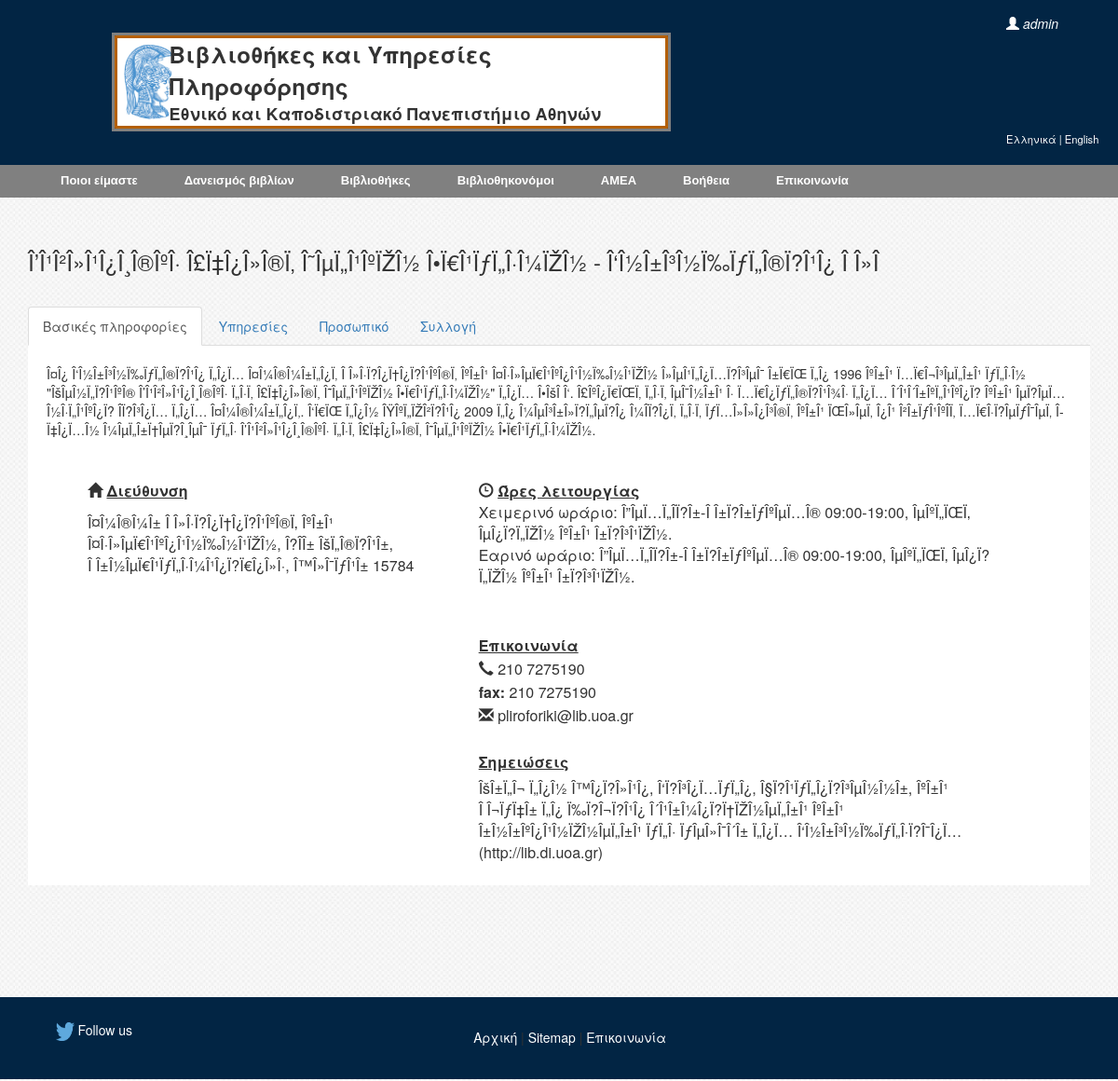
/libraryDetails.php?id=5 (signed in), run on the app's committed database.
### tables this page shows
CREATE TABLE `libraries` (
  `Id` int(11) NOT NULL AUTO_INCREMENT,
  `Name` varchar(100) NOT NULL,
  `Contents` int(11) NOT NULL,
  `GeneralInfo` int(11) NOT NULL,
  `Services` int(11) NOT NULL,
  `Department` int(11) NOT NULL,
  PRIMARY KEY (`Id`),
  KEY `fk_Libraries_GeneralInfo1` (`Contents`),
  KEY `fk_Libraries_GeneralIn1` (`GeneralInfo`),
  KEY `fk_Libraries_Services1` (`Services`),
  KEY `fk_Libraries_UoaDepartments1_idx` (`Department`),
  CONSTRAINT `fk_Libraries_GeneralIn1` FOREIGN KEY (`GeneralInfo`) REFERENCES `generalinfo` (`Id`) ON DELETE NO ACTION ON UPDATE NO ACTION,
  CONSTRAINT `fk_Libraries_GeneralInfo1` FOREIGN KEY (`Contents`) REFERENCES `contents` (`Id`) ON DELETE NO ACTION ON UPDATE NO ACTION,
  CONSTRAINT `fk_Libraries_Services1` FOREIGN KEY (`Services`) REFERENCES `services` (`Id`) ON DELETE NO ACTION ON UPDATE NO ACTION,
  CONSTRAINT `fk_Libraries_UoaDepartments1` FOREIGN KEY (`Department`) REFERENCES `uoadepartments` (`Id`) ON DELETE NO ACTION ON UPDATE NO ACTION
);

CREATE TABLE `generalinfo` (
  `Id` int(11) NOT NULL AUTO_INCREMENT,
  `Address` mediumtext NOT NULL,
  `ZipCode` varchar(5) NOT NULL,
  `PosX` double NOT NULL,
  `PosY` double NOT NULL,
  `Tel` varchar(20) DEFAULT NULL,
  `FAX` varchar(20) DEFAULT NULL,
  `Email` varchar(45) DEFAULT NULL,
  `History` mediumtext,
  `WorkHoursWinter` text,
  `WorkHoursSummer` text,
  `Notes` text,
  PRIMARY KEY (`Id`)
);

### libraryDetails.php (shortened to what this page needs)
<link rel="stylesheet" type="text/css" href="css/libraryDetails.css">
<link rel="stylesheet" type="text/css" href="css/menu.css">
<link rel="stylesheet" type="text/css" href="css/footer.css">
<link rel="stylesheet" href="http://maxcdn.bootstrapcdn.com/bootstrap/3.3.5/css/bootstrap.min.css">
<?php
	if(isset($_SESSION['id'])) include "loggedIn.php";
	else include "login.php";
	include 'menu.php';
	$libraryId=$_GET['id'];
	include 'db_connection.php';
	$q = "select * from libraries where Id = $libraryId;";
	if (!empty($q)) {
		mysqli_query($conn, "SET CHARACTER SET utf8") or die("Query failed");
		mysqli_query($conn, "SET NAMES utf8") or die("Query failed");
		$results = mysqli_query($conn,$q) or die("Query failed q");
		$row = mysqli_fetch_object($results);
	}
?>
<body>
<div class="container">
  	<div class="row">
	    <div class="col-md-12">
			<h3><?php echo $row -> Name?></h3>
	        <div class="tabbable">
				<ul class="nav nav-tabs">
	            	<li class="active"><a href="#generalInfo" data-toggle="tab">Βασικές πληροφορίες</a></li>
	            	<li><a href="#services" data-toggle="tab">Υπηρεσίες</a></li>
	            	<li><a href="#staff" data-toggle="tab">Προσωπικό</a></li>
	            	<li><a href="#collection" data-toggle="tab">Συλλογή</a></li>
	          	</ul>
				<div class="tab-content">
					<div class="tab-pane active" id="generalInfo">
						<?php include 'generalInfo.php';?>
		            </div>
				</div>
			</div>
		</div>
	</div>
</div>
</body>
<?php include "footer.php";?>

### generalInfo.php (shortened to what this page needs)
<?php
	include 'db_connection.php';
	$libraryId = $_SESSION['libraryId'];
	$q2 = "select * from generalinfo where Id = '$libraryId'";
	if (!empty($q2)){
		mysqli_query($conn, "SET CHARACTER SET utf8") or die("Query failed");
		mysqli_query($conn, "SET NAMES utf8") or die("Query failed");
		$results2 = mysqli_query($conn,$q2) or die("Query failed");
		$row2 = mysqli_fetch_object($results2);
	}
?>
<p><?php echo $row2 -> History?></p>
<table class="generalInfo">
	<tr>
		<th align="left"><span class="glyphicon glyphicon-home" aria-hidden="true"></span> <u>Διεύθυνση</u></th>
		<th align="left"><span class="glyphicon glyphicon-time" aria-hidden="true"></span> <u>Ώρες λειτουργίας</u></th>
	</tr>
	<tr>
		<td rowspan="2"><?php echo $row2 -> Address?> <?php echo $row2 -> ZipCode?></td>
		<td>Χειμερινό ωράριο: <?php echo $row2 -> WorkHoursWinter?></td>
	</tr>
	<tr><td>Εαρινό ωράριο: <?php echo $row2 -> WorkHoursSummer?></td></tr>
	<tr>
		<th rowspan="9">
			<div id="googleMap"></div>
		</th>
		<th align="left">&nbsp;</th>
	</tr>
	<tr><th align="left">&nbsp;</th></tr>
	<tr><th align="left"><u>Επικοινωνία</u></th></tr>
	<tr><td><span class="glyphicon glyphicon-earphone" aria-hidden="true"></span> <?php echo $row2 -> Tel?></td></tr>
	<tr><td><b>fax: </b><?php echo $row2 -> FAX?></td></tr>
	<tr><td><span class="glyphicon glyphicon-envelope" aria-hidden="true"></span> <?php echo $row2 -> Email?></td></tr>
	<tr><th align="left">&nbsp;</th></tr>
	<?php
		if (!empty($row2 -> Notes))
			echo '<tr><th align="left"><u>Σημειώσεις</u></th></tr>
					<tr><td align="left">'.$row2 -> Notes.'</td></tr>';
		else
			echo '<tr><th align="left">&nbsp</th></tr>
					<tr><td align="left">&nbsp</td></tr>';
	?>
</table>

### css/libraryDetails.css (style rules this page uses)
.container { margin-top:3%; margin-bottom:-30%; }
.tabbable { margin-top: 3%; }
.tab-content { padding:20px; background-color: white; }
.generalInfo { width:90%; margin-left: 4%; margin-top: 4%; }
#googleMap { width:90%; height:300px; }

### css/menu.css (style rules this page uses)
.tableAthena th, td { padding:2px; }

### css/footer.css (style rules this page uses)
body { overflow-x: hidden; margin-left: 0px; }

### libraryDetails.php (style rules this page uses)
body { background-image: url("images/minimal-background-pattern-wordpress-2.jpg"); }

### data on the page
libraries: Name "Î’Î¹Î²Î»Î¹Î¿Î¸Î®ÎºÎ· Î£Ï‡Î¿Î»Î®Ï‚ Î˜ÎµÏ„Î¹ÎºÏŽÎ½ Î•Ï€Î¹ÏƒÏ„Î·Î¼ÏŽÎ½ - Î‘Î½Î±Î³Î½Ï‰ÏƒÏ„Î®Ï?Î¹Î¿ Î Î»Î"
generalinfo: History "Î¤Î¿ Î‘Î½Î±Î³Î½Ï‰ÏƒÏ„Î®Ï?Î¹Î¿ Ï„Î¿Ï… Î¤Î¼Î®Î¼Î±Ï„Î¿Ï‚ Î Î»Î·Ï?Î¿Ï†Î¿Ï?Î¹ÎºÎ®Ï‚ ÎºÎ±Î¹ Î¤Î·Î»ÎµÏ€Î¹ÎºÎ¿Î¹Î½Ï‰Î½Î¹ÏŽÎ½ Î»ÎµÎ¹Ï„Î¿Ï…Ï?Î³ÎµÎ¯ Î±Ï€ÏŒ Ï„Î¿ 1996 ÎºÎ±Î¹ Ï…Ï€Î¬Î³ÎµÏ„Î±Î¹ ÏƒÏ„Î·Î½ \"ÎšÎµÎ½Ï„Ï?Î¹ÎºÎ® Î’Î¹Î²Î»Î¹Î¿Î¸Î®ÎºÎ· Ï„Î·Ï‚ Î£Ï‡Î¿Î»Î®Ï‚ Î˜ÎµÏ„Î¹ÎºÏŽÎ½ Î•Ï€Î¹ÏƒÏ„Î·Î¼ÏŽÎ½\" Ï„Î¿Ï… Î•ÎšÎ Î‘. Î£ÎºÎ¿Ï€ÏŒÏ‚ Ï„Î·Ï‚ ÎµÎ¯Î½Î±Î¹ Î· Ï…Ï€Î¿ÏƒÏ„Î®Ï?Î¹Î¾Î· Ï„Î¿Ï… Î´Î¹Î´Î±ÎºÏ„Î¹ÎºÎ¿Ï? ÎºÎ±Î¹ ÎµÏ?ÎµÏ…Î½Î·Ï„Î¹ÎºÎ¿Ï? Î­Ï?Î³Î¿Ï… Ï„Î¿Ï… Î¤Î¼Î®Î¼Î±Ï„Î¿Ï‚. Î‘Ï€ÏŒ Ï„Î¿Î½ ÎŸÎºÏ„ÏŽÎ²Ï?Î¹Î¿ 2009 Ï„Î¿ Î¼ÎµÎ³Î±Î»Ï?Ï„ÎµÏ?Î¿ Î¼Î­Ï?Î¿Ï‚ Ï„Î·Ï‚ ÏƒÏ…Î»Î»Î¿Î³Î®Ï‚ ÎºÎ±Î¹ ÏŒÎ»ÎµÏ‚ Î¿Î¹ Î²Î±ÏƒÎ¹ÎºÎ­Ï‚ Ï…Ï€Î·Ï?ÎµÏƒÎ¯ÎµÏ‚ Î­Ï‡Î¿Ï…Î½ Î¼ÎµÏ„Î±Ï†ÎµÏ?Î¸ÎµÎ¯ ÏƒÏ„Î· Î’Î¹Î²Î»Î¹Î¿Î¸Î®ÎºÎ· Ï„Î·Ï‚ Î£Ï‡Î¿Î»Î®Ï‚ Î˜ÎµÏ„Î¹ÎºÏŽÎ½…", Address "Î¤Î¼Î®Î¼Î± Î Î»Î·Ï?Î¿Ï†Î¿Ï?Î¹ÎºÎ®Ï‚ ÎºÎ±Î¹ Î¤Î·Î»ÎµÏ€Î¹ÎºÎ¿Î¹Î½Ï‰Î½Î¹ÏŽÎ½, Î?Î­Î± ÎšÏ„Î®Ï?Î¹Î±, Î Î±Î½ÎµÏ€Î¹ÏƒÏ„Î·Î¼Î¹Î¿Ï?Ï€Î¿Î»Î·, Î™Î»Î¯ÏƒÎ¹Î±", ZipCode "15784", WorkHoursWinter "Î”ÎµÏ…Ï„Î­Ï?Î±-Î Î±Ï?Î±ÏƒÎºÎµÏ…Î® 09:00-19:00, ÎµÎºÏ„ÏŒÏ‚ ÎµÎ¿Ï?Ï„ÏŽÎ½ ÎºÎ±Î¹ Î±Ï?Î³Î¹ÏŽÎ½.", WorkHoursSummer "Î”ÎµÏ…Ï„Î­Ï?Î±-Î Î±Ï?Î±ÏƒÎºÎµÏ…Î® 09:00-19:00, ÎµÎºÏ„ÏŒÏ‚ ÎµÎ¿Ï?Ï„ÏŽÎ½ ÎºÎ±Î¹ Î±Ï?Î³Î¹ÏŽÎ½.", Tel "210 7275190", FAX "210 7275190", Email "pliroforiki@lib.uoa.gr", Notes "ÎšÎ±Ï„Î¬ Ï„Î¿Î½ Î™Î¿Ï?Î»Î¹Î¿, Î‘Ï?Î³Î¿Ï…ÏƒÏ„Î¿, Î§Ï?Î¹ÏƒÏ„Î¿Ï?Î³ÎµÎ½Î½Î±, ÎºÎ±Î¹ Î Î¬ÏƒÏ‡Î± Ï„Î¿ Ï‰Ï?Î¬Ï?Î¹Î¿ Î´Î¹Î±Î¼Î¿Ï?Ï†ÏŽÎ½ÎµÏ„Î±Î¹ ÎºÎ±Î¹ Î±Î½Î±ÎºÎ¿Î¹Î½ÏŽÎ½ÎµÏ„Î±Î¹ ÏƒÏ„Î· ÏƒÎµÎ»Î¯Î´Î± Ï„Î¿Ï… Î‘Î½Î±Î³Î½Ï‰ÏƒÏ„Î·Ï?Î¯Î¿Ï… (http://lib.di.uoa.gr)"

### other printed values
$_SESSION['username'] "admin"
